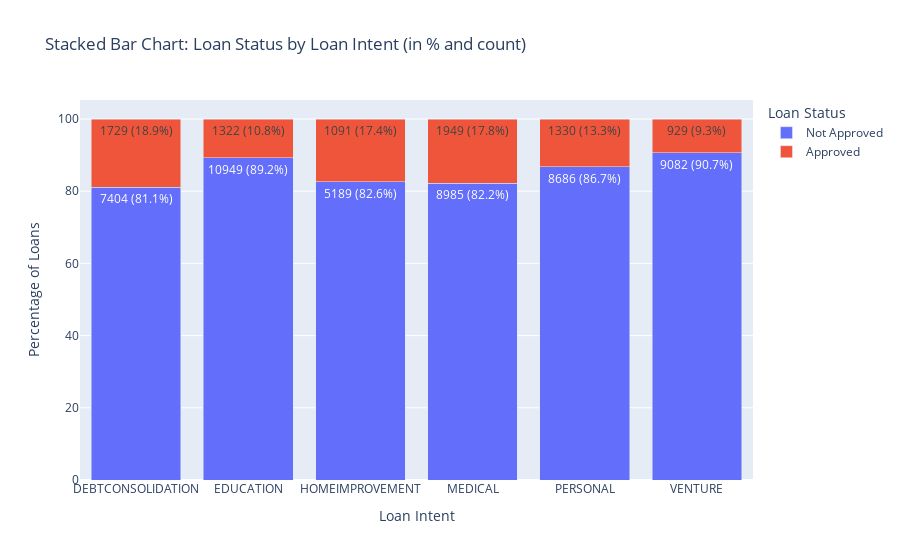

This figure's notebook cell:
### Code cell
import plotly.express as px
import pandas as pd

# Group and calculate count
grouped_df = df_train.groupby(['loan_intent', 'loan_status']).size().reset_index(name='count')

# Calculate total per loan_intent
total_per_intent = grouped_df.groupby('loan_intent')['count'].transform('sum')

# Calculate percentage
grouped_df['percentage'] = (grouped_df['count'] / total_per_intent) * 100

# Format label: count (percentage)
grouped_df['label'] = grouped_df['count'].astype(str) + ' (' + grouped_df['percentage'].round(1).astype(str) + '%)'

# Map loan_status for better labels
grouped_df['loan_status'] = grouped_df['loan_status'].map({0: 'Not Approved', 1: 'Approved'})

# Plot stacked bar with proportions
fig = px.bar(
    grouped_df,
    x='loan_intent',
    y='percentage',
    color='loan_status',
    text='label',
    barmode='stack',
    labels={
        'loan_intent': 'Loan Intent',
        'percentage': 'Percentage of Loans',
        'loan_status': 'Loan Status'
    },
    title='Stacked Bar Chart: Loan Status by Loan Intent (in % and count)'
)

fig.show()

### Figure 1 — Plotly figure (JSON) as saved in the notebook; plotly's stock layout.template omitted (floating-point values rounded to 4 significant figures)
{"data": [{"hovertemplate": "Loan Status=Not Approved<br>Loan Intent=%{x}<br>Percentage of Loans=%{y}<br>label=%{text}<extra></extra>", "legendgroup": "Not Approved", "marker": {"color": "#636efa", "pattern": {"shape": ""}}, "name": "Not Approved", "orientation": "v", "showlegend": true, "text": ["7404 (81.1%)", "10949 (89.2%)", "5189 (82.6%)", "8985 (82.2%)", "8686 (86.7%)", "9082 (90.7%)"], "textposition": "auto", "type": "bar", "x": ["DEBTCONSOLIDATION", "EDUCATION", "HOMEIMPROVEMENT", "MEDICAL", "PERSONAL", "VENTURE"], "xaxis": "x", "y": [81.07, 89.23, 82.63, 82.17, 86.72, 90.72], "yaxis": "y"}, {"hovertemplate": "Loan Status=Approved<br>Loan Intent=%{x}<br>Percentage of Loans=%{y}<br>label=%{text}<extra></extra>", "legendgroup": "Approved", "marker": {"color": "#EF553B", "pattern": {"shape": ""}}, "name": "Approved", "orientation": "v", "showlegend": true, "text": ["1729 (18.9%)", "1322 (10.8%)", "1091 (17.4%)", "1949 (17.8%)", "1330 (13.3%)", "929 (9.3%)"], "textposition": "auto", "type": "bar", "x": ["DEBTCONSOLIDATION", "EDUCATION", "HOMEIMPROVEMENT", "MEDICAL", "PERSONAL", "VENTURE"], "xaxis": "x", "y": [18.93, 10.77, 17.37, 17.83, 13.28, 9.28], "yaxis": "y"}], "layout": {"barmode": "stack", "legend": {"title": {"text": "Loan Status"}, "tracegroupgap": 0}, "title": {"text": "Stacked Bar Chart: Loan Status by Loan Intent (in % and count)"}, "xaxis": {"anchor": "y", "domain": [0, 1], "title": {"text": "Loan Intent"}}, "yaxis": {"anchor": "x", "domain": [0, 1], "title": {"text": "Percentage of Loans"}}}}
